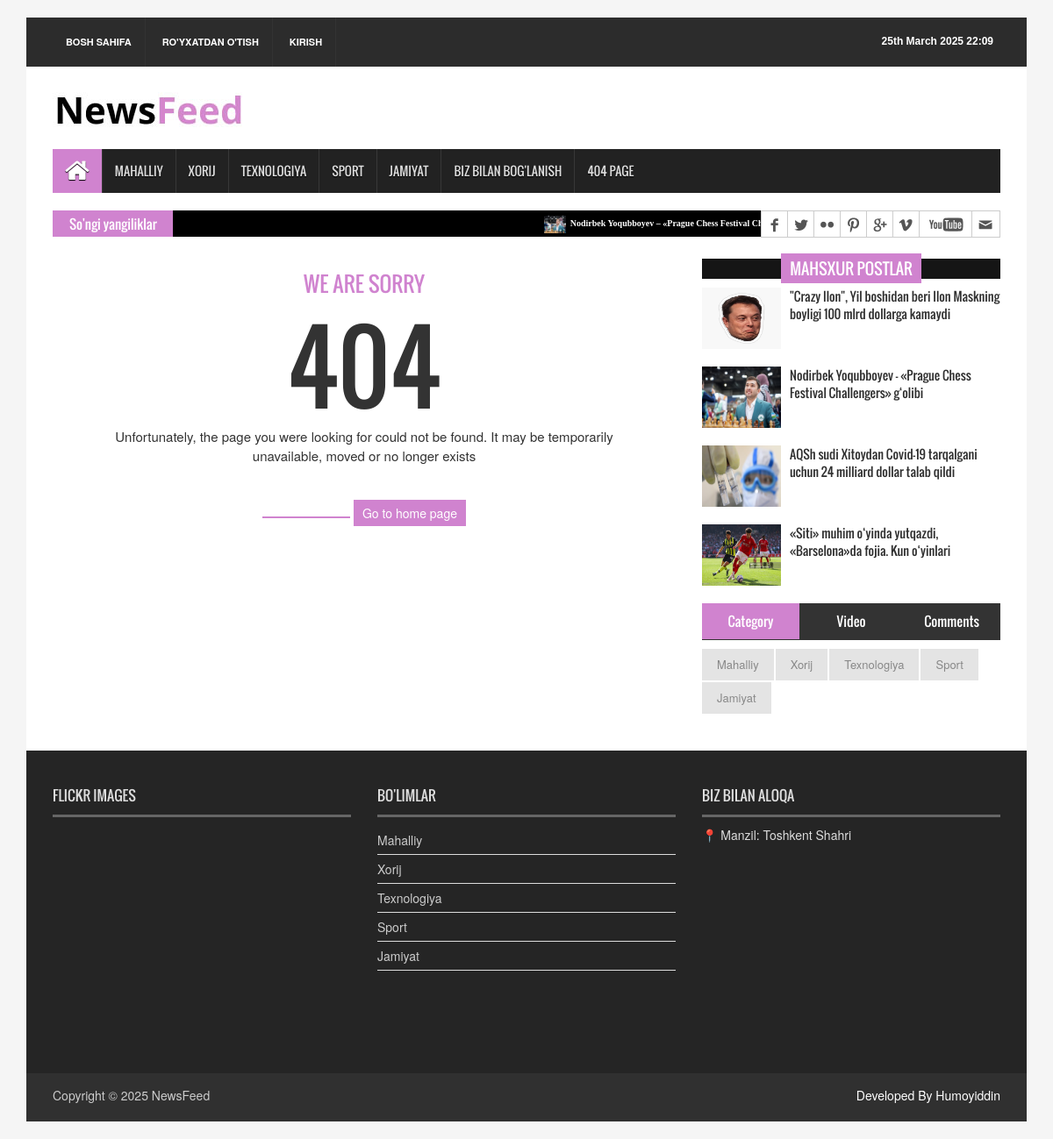
The app's page /404/ with its own data.
### news_app/models.py (models this page shows, shortened)
class Category(models.Model):
    name = models.CharField(max_length=150)
    class Meta:
        verbose_name_plural = 'Categories'

class News(models.Model):
    class Status(models.TextChoices):
        DRAFT = "DF", "Draft"
        PUBLISHED = "PB", "Published"
    title = models.CharField(max_length=250)
    slug = models.SlugField(max_length=250, unique=True)
    body = models.TextField()
    image = models.ImageField(upload_to='news/images')
    category = models.ForeignKey(Category, on_delete=models.CASCADE)
    publish_time = models.DateTimeField(default=timezone.now)
    created_time = models.DateTimeField(auto_now_add=True)
    updated_time = models.DateTimeField(auto_now=True)
    views = models.IntegerField(default=0)
    status = models.CharField(max_length=2,
                              choices=Status.choices,
                              default=Status.DRAFT
                              )
    class Meta:
        ordering = ["-publish_time"]
        verbose_name_plural = 'News'

### news_app/views.py (the view)
# urls.py: path('404/', get_404, name='404'),
def get_404(request):
    context = {
    }
    return render(request, 'news/404.html', context)

### news_app/context_processor.py (called while the page is built)
def latest_news(request):
    latest_news = News.objects.all().order_by("publish_time")[:10]
    categories = Category.objects.all()
    context = {
        'latest_news' : latest_news,
        'categories' : categories
    }
    return context

def popular_posts(request):
    popular_posts = News.objects.all().order_by("-views")[:4]
    return {"popular_posts" : popular_posts}

### users/context_processor.py (called while the page is built)
def news_list(request):
    all_news = News.objects.filter(status=News.Status.PUBLISHED)
    return {"news_list" : all_news}

### templates/news/404.html (shortened to what this page needs)
{% extends 'news/base.html' %}
{% load static %}
{% block content %}
  <section id="contentSection">
    <div class="row">
      <div class="col-lg-8 col-md-8 col-sm-8">
        <div class="left_content">
          <div class="error_page">
            <h3>We Are Sorry</h3>
            <h1>404</h1>
            <p>Unfortunately, the page you were looking for could not be found. It may be temporarily unavailable, moved or no longer exists</p>
            <span></span> <a href="{% url 'homepage' %}" class="wow fadeInLeftBig">Go to home page</a> </div>
        </div>
      </div>
      <div class="col-lg-4 col-md-4 col-sm-4">
        <aside class="right_content">
          <div class="single_sidebar">
            <h2><span>Mahsxur Postlar</span></h2>
            <ul class="spost_nav">
              {% for news in popular_posts %}
              <li>
                <div class="media wow fadeInDown"> <a href="{% url 'details' news.slug %}" class="media-left"> <img alt="" src="{{ news.image.url }}"> </a>
                  <div class="media-body"> <a href="{% url 'details' news.slug %}" class="catg_title">{{ news.title }}</a> </div>
                </div>
              </li>
               {% endfor %}
            </ul>
            <div class="single_sidebar">
            <ul class="nav nav-tabs" role="tablist">
              <li role="presentation" class="active"><a href="#category" aria-controls="home" role="tab" data-toggle="tab">Category</a></li>
              <li role="presentation"><a href="#video" aria-controls="profile" role="tab" data-toggle="tab">Video</a></li>
              <li role="presentation"><a href="#comments" aria-controls="messages" role="tab" data-toggle="tab">Comments</a></li>
            </ul>
            <div class="tab-content">
              <div role="tabpanel" class="tab-pane active" id="category">
                {% for ctg in categories %}
                <ul>
                  <li class="cat-item"><a href="{% url 'category' ctg.name %} ">{{ ctg.name }}</a></li>
                </ul>
                {% endfor %}
              </div>
            </div>
          </div>
          </div>
        </aside>
      </div>
    </div>
  </section>
{% endblock content %}

### templates/news/base.html (shortened to what this page needs)
{% load static %}
<!DOCTYPE html>
<html>
<head>
<link rel="stylesheet" type="text/css" href="{% static '/css/bootstrap.min.css' %}">
<link rel="stylesheet" type="text/css" href="{% static '/css/font-awesome.min.css' %}">
<link rel="stylesheet" type="text/css" href="{% static '/css/animate.css' %}">
<link rel="stylesheet" type="text/css" href="{% static '/css/font.css' %}">
<link rel="stylesheet" type="text/css" href="{% static '/css/li-scroller.css' %}">
<link rel="stylesheet" type="text/css" href="{% static '/css/slick.css' %}">
<link rel="stylesheet" type="text/css" href="{% static '/css/jquery.fancybox.css' %}">
<link rel="stylesheet" type="text/css" href="{% static '/css/theme.css' %}">
<link rel="stylesheet" type="text/css" href="{% static '/css/style.css' %}">
</head>
<body>
<div class="container">
  <header id="header">
    <div class="row">
      <div class="col-lg-12 col-md-12 col-sm-12">
        <div class="header_top">
          <div class="header_top_left">
            <ul class="top_nav">
              {% if user.is_authenticated %}
              <li><a href="{% url 'homepage' %}">Bosh sahifa</a></li>
              <li><a href="{% url 'contact' %}">Bog'lanish</a></li>
              <li><a href="{% url 'profile' %}">Profil</a></li>
              <li><a href="{% url 'update' %}">Profilni yangilash</a></li>
              <li><a href="{% url 'logout' %}">Profildan chiqish</a></li>
              {% else %}
              <li><a href="{% url 'homepage' %}">Bosh sahifa</a></li>
              <li><a href="{% url 'register' %}">Ro'yxatdan o'tish</a></li>
              <li><a href="{% url 'login' %}">Kirish</a></li>
              {% endif %}
            </ul>
          </div>
          <div class="header_top_right">
            <p>{% now "jS F Y H:i" %}</p>
          </div>
        </div>
      </div>
      <div class="col-lg-12 col-md-12 col-sm-12">
        <div class="header_bottom">
          <div class="logo_area"><a href="" class="logo"><img src="{% static 'images/logo.jpg' %}" alt=""></a></div>
          </div>
      </div>
    </div>
  </header>
  <section id="navArea">
    <nav class="navbar navbar-inverse" role="navigation">
      <div id="navbar" class="navbar-collapse collapse">
        <ul class="nav navbar-nav main_nav">
          <li class="active"><a href="{% url 'homepage' %}"><span class="fa fa-home desktop-home"></span><span class="mobile-show">Home</span></a></li>
          {% for categ in categories %}
          <li><a href="{% url 'category' category_name=categ.name %}">{{ categ.name }}</a></li>
          {% endfor %}
          <li><a href="{% url 'contact' %}">Biz bilan bog'lanish</a></li>
          <li><a href="{% url '404' %}">404 Page</a></li>
        </ul>
      </div>
    </nav>
  </section>
  <section id="newsSection">
    <div class="row">
      <div class="col-lg-12 col-md-12">
        <div class="latest_newsarea"> <span>So'ngi yangiliklar</span>
          <ul id="ticker01" class="news_sticker">
          {% for news in latest_news %}
            <li><a href="{% url 'details' news.slug %}"><img src="{{ news.image.url }}" alt="">{{ news.title }}</a></li>
          {% endfor %}
          </ul>
          <div class="social_area">
            <ul class="social_nav">
              <li class="facebook"><a href="https://www.facebook.com" target="_blank"></a></li>
              <li class="twitter"><a href="https://www.twitter.com" target="_blank"></a></li>
              <li class="flickr"><a href="https://www.flickr.com" target="_blank"></a></li>
              <li class="pinterest"><a href="https://www.pinterest.com" target="_blank"></a></li>
              <li class="googleplus"><a href="https://plus.google.com" target="_blank"></a></li>
              <li class="vimeo"><a href="https://www.vimeo.com" target="_blank"></a></li>
              <li class="youtube"><a href="https://www.youtube.com" target="_blank"></a></li>
              <li class="mail"><a href="mailto:your-email@example.com"></a></li>
            </ul>
          </div>
        </div>
      </div>
    </div>
  </section>
  {% block content %}
  {% endblock content %}
    <footer id="footer">
    <div class="footer_top">
      <div class="row">
        <div class="col-lg-4 col-md-4 col-sm-4">
          <div class="footer_widget wow fadeInLeftBig">
            <h2>Flickr Images</h2>
          </div>
        </div>
        <div class="col-lg-4 col-md-4 col-sm-4">
          <div class="footer_widget wow fadeInDown">
            <h2>Bo'limlar</h2>
            <ul class="tag_nav">
              {% for category in categories %}
              <li><a href="{% url 'category' category.name %}">{{ category.name }}</a></li>
              {% endfor %}
            </ul>
          </div>
        </div>
        <div class="col-lg-4 col-md-4 col-sm-4">
          <div class="footer_widget wow fadeInRightBig">
            <h2>Biz bilan aloqa</h2>
            <address>
            📍 Manzil: Toshkent Shahri
            </address>
          </div>
        </div>
      </div>
    </div>
    <div class="footer_bottom">
      <p class="copyright">Copyright &copy; 2025 <a href="index.html">NewsFeed</a></p>
      <p style='color:white' class="developer">Developed By Humoyiddin</p>
    </div>
  </footer>
</div>
</body>
</html>

### static/css/li-scroller.css (style rules this page uses)
ul.newsticker { position:relative; left:750px; font:bold 10px Verdana; list-style-type:none; margin:0; padding:0 }
ul.newsticker li { float:left; margin:0; padding:0 }
ul.newsticker a { white-space:nowrap; padding:0; color:#fff; margin:0 50px 0 0 }
ul.newsticker a > img { height:20px; margin-right:5px; width:25px }

### static/css/theme.css (style rules this page uses)
.navbar-inverse .navbar-nav > .active > a, .navbar-inverse .navbar-nav > .active > a:hover, .navbar-inverse .navbar-nav > .active > a:focus { background-color:#d083cf }
.latest_newsarea span { background:none repeat scroll 0 0 #d083cf }
.single_sidebar > h2 span { background:none repeat scroll 0 0 #d083cf }
.nav-tabs > li.active > a, .nav-tabs > li.active > a:hover, .nav-tabs > li.active > a:focus { background-color:#d083cf }
.error_page > h3 { color:#d083cf }
.error_page > span { background:none repeat scroll 0 0 #d083cf }
.error_page > a { background-color:#d083cf }

### records on screen
Category: name "MAHALLIY", name "Mahalliy"
Category: name "XORIJ", name "Xorij"
Category: name "TEXNOLOGIYA", name "Texnologiya"
Category: name "SPORT", name "Sport"
Category: name "JAMIYAT", name "Jamiyat"
News: image (picture), title "Nodirbek Yoqubboyev – «Prague Chess Festival Challengers» g‘olibi"
News: image (picture), title "\"Crazy Ilon\", Yil boshidan beri Ilon Maskning boyligi 100 mlrd dollarga kamaydi"
News: image (picture), title "AQSh sudi Xitoydan Covid-19 tarqalgani uchun 24 milliard dollar talab qildi"
News: image (picture), title "«Siti» muhim o‘yinda yutqazdi, «Barselona»da fojia. Kun o‘yinlari"
